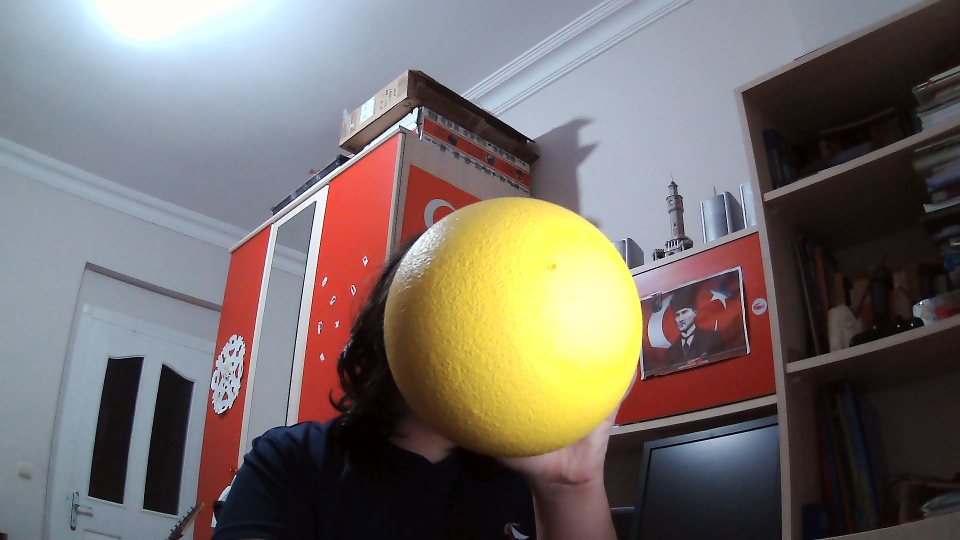
#> input picture test.jpg, 1920 x 1080 px, given in place of the camera (shown at 1/2 size)
$ python range_detect.py
#> lines starting #> are read from the running program, lines starting #| are printed output that depends on the picture; after the words box and inside, x2 and y2 are one past the last pixel; in counts of white or black regions, pixels touching at a corner belong together
import cv2
import numpy as np


def nothing(x):
    pass


camera = cv2.VideoCapture(0)
camera.set(3, 1280)
camera.set(4, 720)

cv2.namedWindow("Trackbars")

cv2.createTrackbar("L - H", "Trackbars", 0, 179, nothing)
#> slider 'L - H' is set to 35
cv2.createTrackbar("L - S", "Trackbars", 0, 255, nothing)
#> slider 'L - S' is set to 51
cv2.createTrackbar("L - V", "Trackbars", 0, 255, nothing)
#> slider 'L - V' is set to 51
cv2.createTrackbar("U - H", "Trackbars", 179, 179, nothing)
cv2.createTrackbar("U - S", "Trackbars", 255, 255, nothing)
cv2.createTrackbar("U - V", "Trackbars", 255, 255, nothing)


while True:

    ret, frame = camera.read()
#> frame is the input picture: shape (1080, 1920, 3); mean B, G, R 106, 110.3, 118.1
    if not ret:
        break

    frame = cv2.flip(frame, 1)
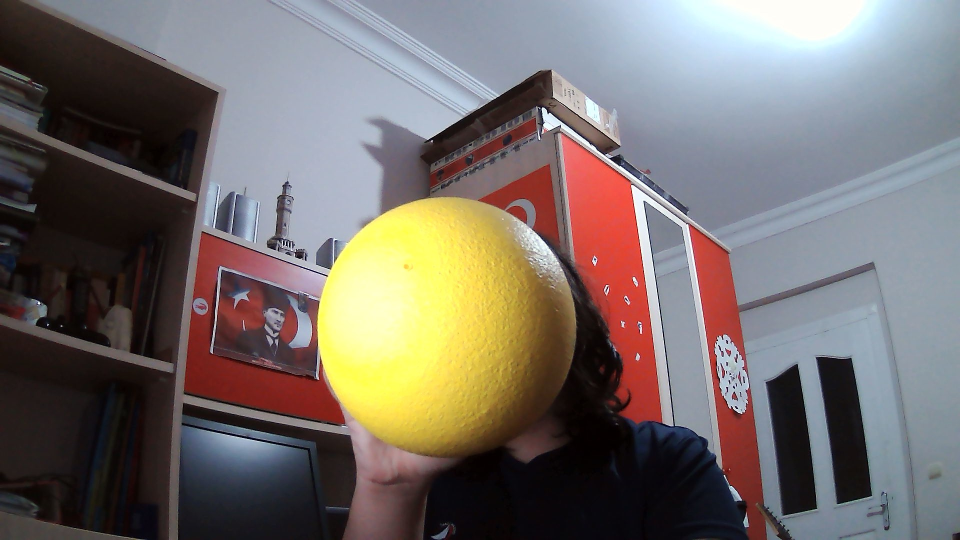
#> frame: shape (1080, 1920, 3) (shown at 1/2 size); mean B, G, R 106, 110.3, 118.1

    hsv = cv2.cvtColor(frame, cv2.COLOR_BGR2HSV)
#> hsv: shape (1080, 1920, 3); mean H, S, V 76.5, 78.2, 129.7

    l_h = cv2.getTrackbarPos("L - H", "Trackbars")
    l_s = cv2.getTrackbarPos("L - S", "Trackbars")
    l_v = cv2.getTrackbarPos("L - V", "Trackbars")
    u_h = cv2.getTrackbarPos("U - H", "Trackbars")
    u_s = cv2.getTrackbarPos("U - S", "Trackbars")
    u_v = cv2.getTrackbarPos("U - V", "Trackbars")

    lower_range = np.array([l_h, l_s, l_v])
    upper_range = np.array([u_h, u_s, u_v])

    mask = cv2.inRange(hsv, lower_range, upper_range)
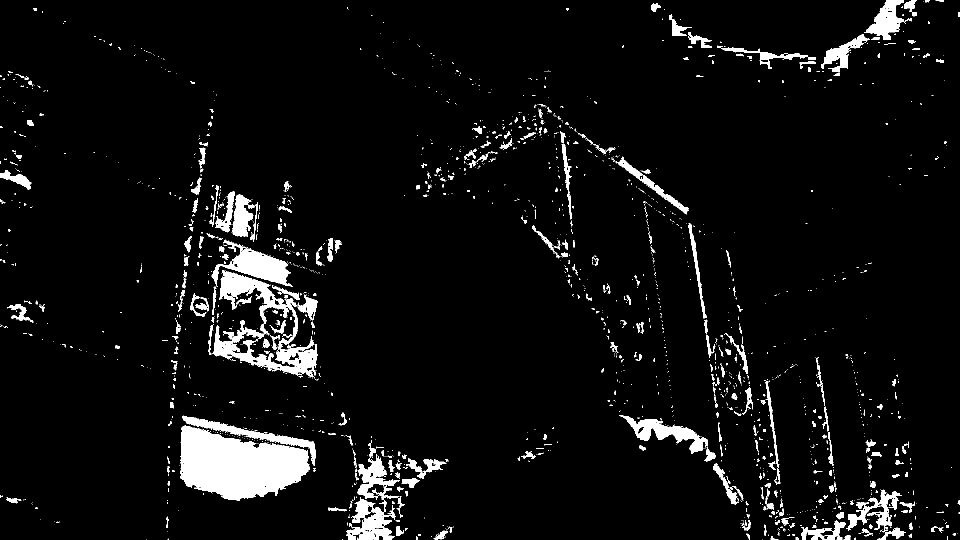
#> mask: shape (1080, 1920) (shown at 1/2 size); 5.6% white; 2137 white regions (1774 under 20 px), largest, box (x1, y1, x2, y2) and area: (360, 851, 620, 1002) 26080, (424, 540, 635, 756) 13164, (423, 480, 586, 574) 5716

    res = cv2.bitwise_and(frame, frame, mask=mask)
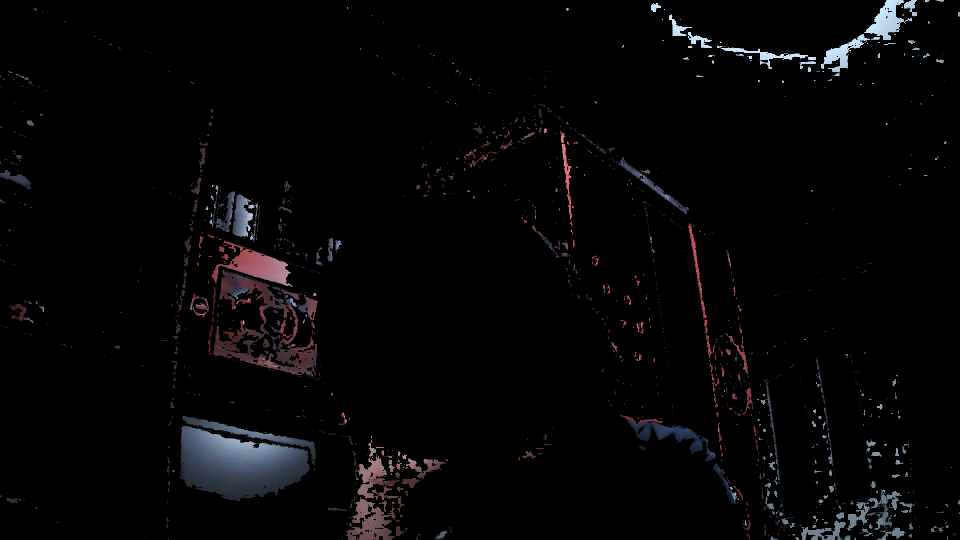
#> res: shape (1080, 1920, 3) (shown at 1/2 size); mean B, G, R 5.9, 5.1, 5.7

    mask_3 = cv2.cvtColor(mask, cv2.COLOR_GRAY2BGR)

    stacked = np.hstack((mask_3, frame, res))
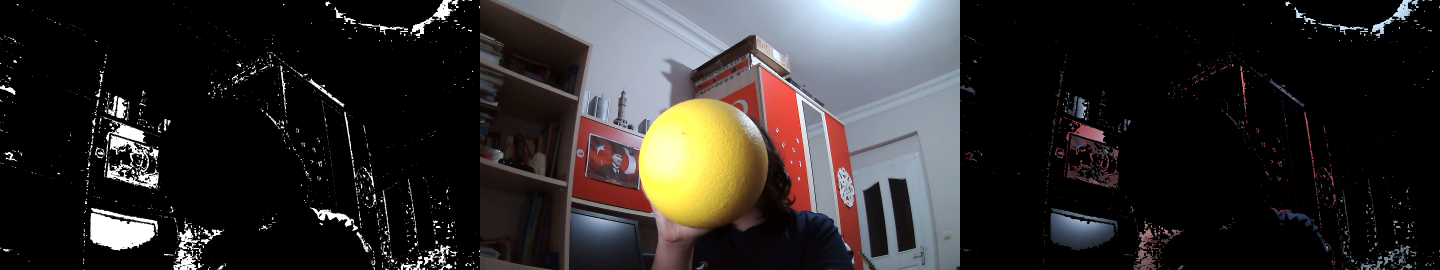
#> stacked: shape (1080, 5760, 3) (shown at 1/4 size); mean B, G, R 42.1, 43.2, 46

    cv2.imshow("Trackbars", cv2.resize(stacked, None, fx=0.4, fy=0.4))
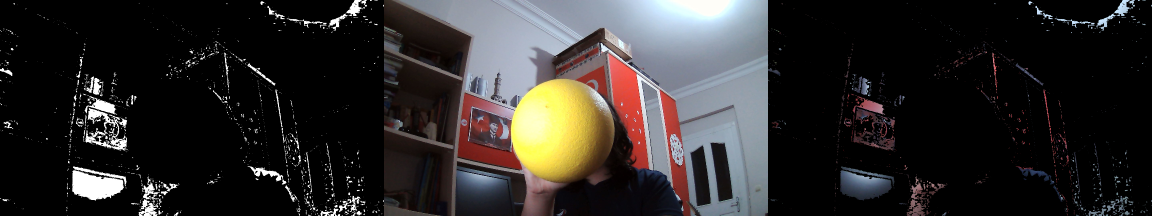
#> window 'Trackbars': shape (432, 2304, 3) (shown at 1/2 size); mean B, G, R 42.1, 43.2, 46

    key = cv2.waitKey(1)
#> (key Esc is pressed here)
    if key == 27:
        break

    if key == ord("s"):

        thearray = [[l_h, l_s, l_v], [u_h, u_s, u_v]]
        print(thearray)

        np.save("hsv_value", thearray)
        break


camera.release()
cv2.destroyAllWindows()
